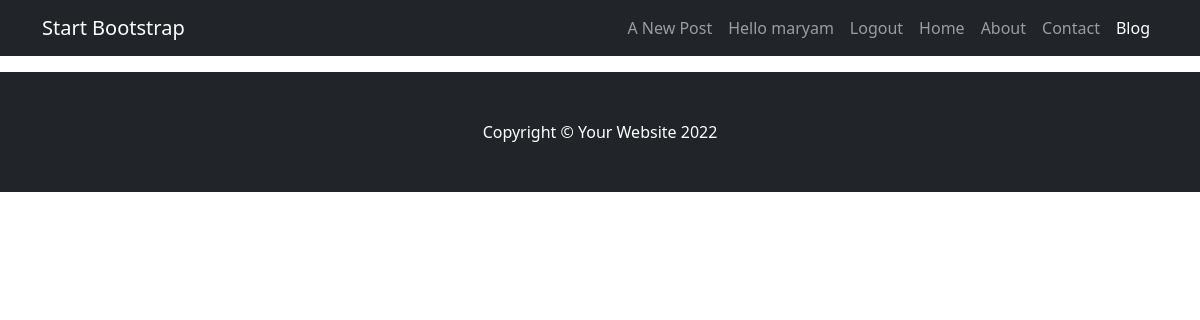
Before: /show-reply/3 (signed in) with the older database file.
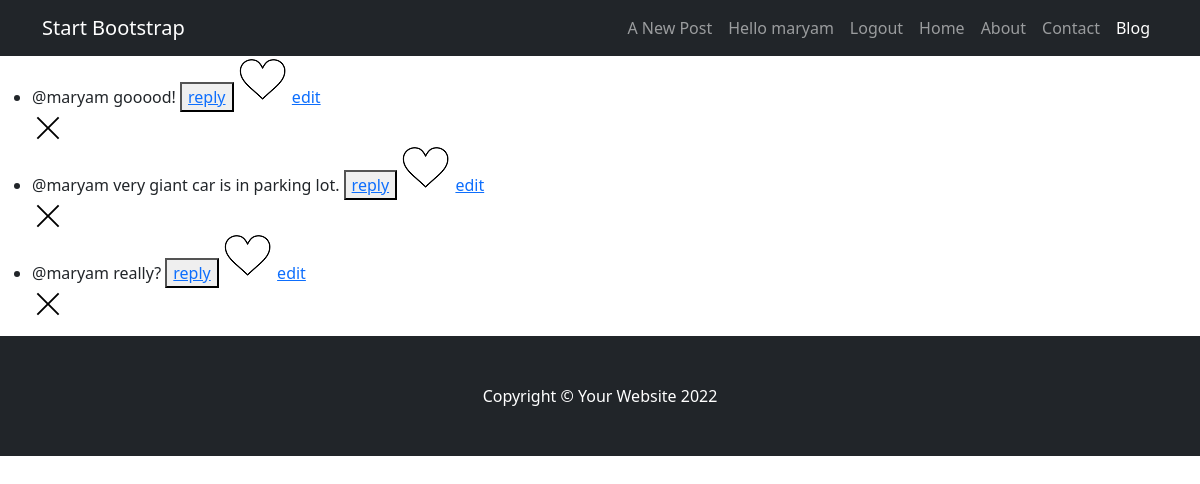
After: the same page with the newer database file.
### blog/models.py (models this page shows, shortened)
class Comment(models.Model):
    commenter = models.ForeignKey(User, on_delete=models.CASCADE)
    user = models.ForeignKey(User, on_delete=models.CASCADE, null=True, blank=True, related_name='previous')
    post = models.ForeignKey(Post, on_delete=models.CASCADE, related_name='comments', null=True, blank=True)
    message = models.ForeignKey(Message, on_delete=models.CASCADE, related_name='comments', null=True, blank=True)
    body = models.TextField()
    date_created = models.DateTimeField(auto_now=True)
    date_updated = models.DateTimeField(auto_now_add=True)

### blog/views.py (the view)
# urls.py: path('show-reply/<str:pk>', views.show_reply_view, name='show-reply'),
def show_reply_view(request, pk):
	message = Message.objects.get(id=pk)
	owner = message.sender
	post = message.post
	comments = Comment.objects.filter(message=message)
	for comment in comments :
		bike = CommentLike.objects.filter(
		Q(user = request.user) &
		Q(comment = comment)
		)
		comment.like = bool(bike)
	context = {'comments' : comments }
	return render(request, 'blog/show_replies.html', context )

### templates/blog/show_replies.html
{% extends 'base.html' %}
{% block content %}
{% load static %}
<ul>
{% for comment in comments %}
	<li>{{comment.body}}
	{% if user.is_authenticated %}
		<button type='submit'><a href="{% url 'blog:create-comment-reply' comment.id %}">reply</a></button>
		{% if comment.like %}
            <a href='{% url "blog:comment-like" comment.id %}'><input type="image" src="{% static '/assets/red_like.ico' %}"></a>
        {% else %}
            <a href='{% url "blog:comment-like" comment.id %}'><input type="image" src="{% static '/assets/white_like.ico' %}"></a>
        {% endif %}
		{% if request.user == comment.commenter %}
			<a href='{% url "blog:comment-edit" comment.id %}'>edit</a>
          <a href='{% url "blog:comment-delete" comment.id %}'>
          <div >
            <svg version="1.1" xmlns="http://www.w3.org/2000/svg" width="32" height="32" viewBox="0 0 32 32">
              <title>remove</title>
              <path
                d="M27.314 6.019l-1.333-1.333-9.98 9.981-9.981-9.981-1.333 1.333 9.981 9.981-9.981 9.98 1.333 1.333 9.981-9.98 9.98 9.98 1.333-1.333-9.98-9.98 9.98-9.981z"
              ></path>
            </svg>
          </div></a>
        {% endif %}
	{% endif %}
	</li>
{% endfor %}
</ul>
{% endblock content %}

Changed rows visible on the page:
added Comment: body "@maryam gooood!", shows "edit"
added Comment: body "@maryam very giant car is in parking lot.", shows "edit"
added Comment: body "@maryam really?", shows "edit"
